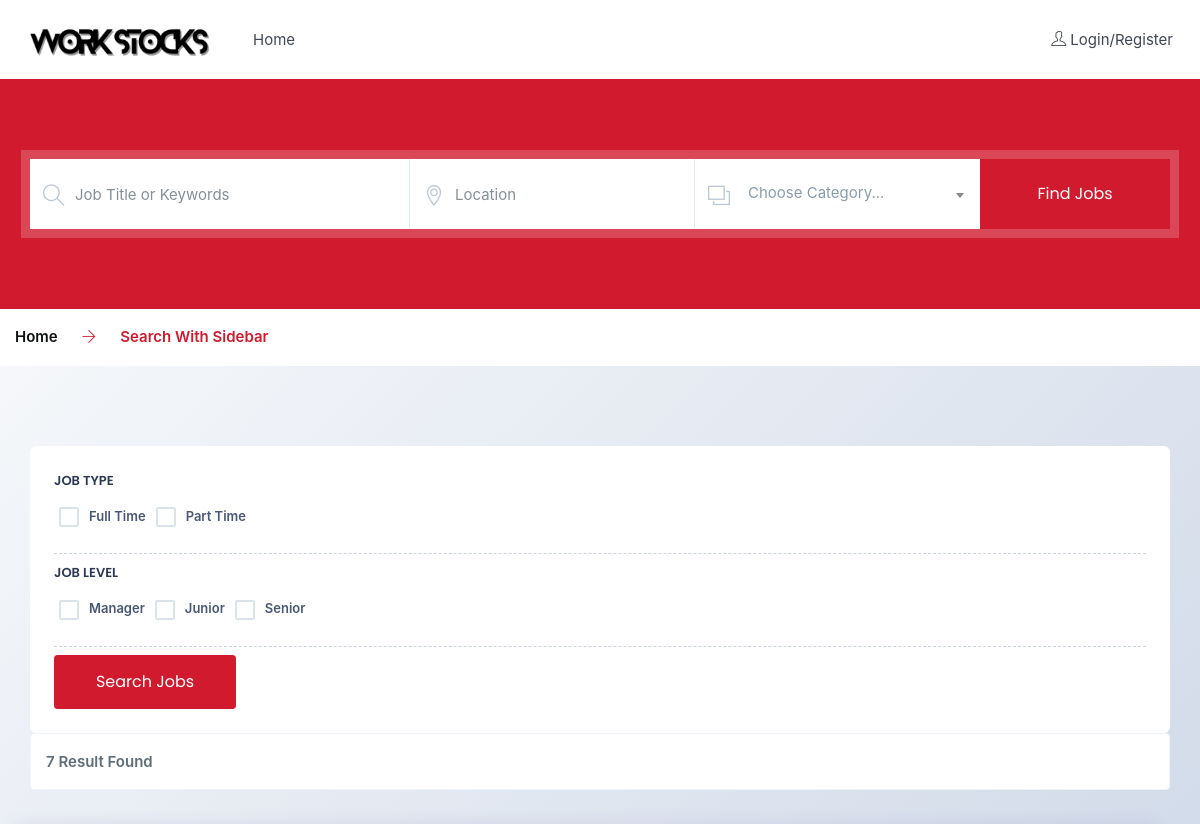
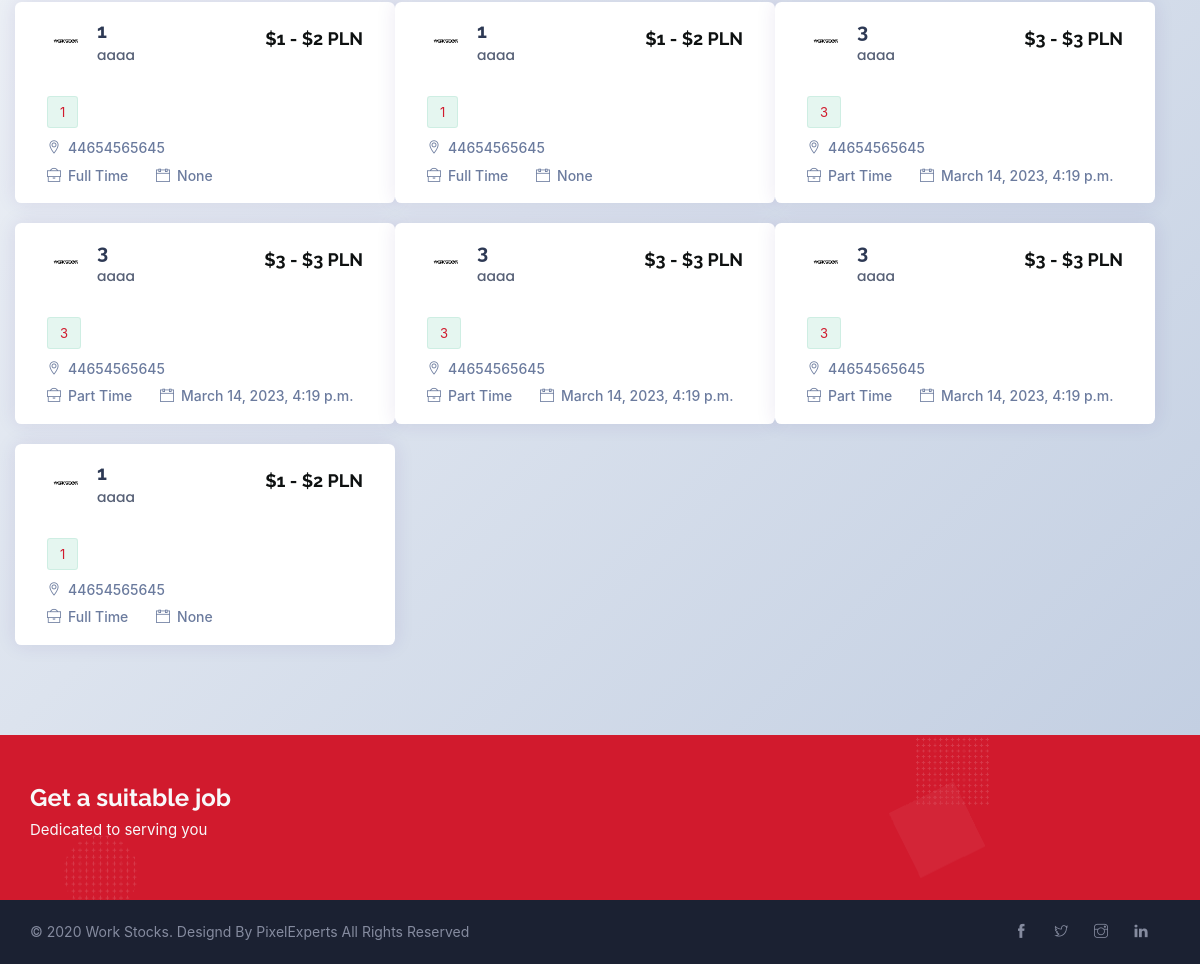
The page /find_job/ on the database its author committed (2 pictures, top to bottom).
### api/models.py (models this page shows)
class EInfo(models.Model):
    username = models.CharField(max_length=255)
    password = models.CharField(max_length=255)
    types = models.IntegerField(default=1)  # 0stu 1 company 2admin
    company = models.CharField(max_length=255, null=True)
    info = models.TextField(null=True)
    address = models.CharField(max_length=255, null=True)
    tags = models.CharField(max_length=255, null=True)
    country = models.CharField(max_length=255, null=True)
    city = models.CharField(max_length=255, null=True)
    company_type = models.CharField(max_length=255, null=True)
    phone = models.CharField(max_length=255, null=True)
    email = models.CharField(max_length=255, null=True)
    website = models.CharField(max_length=255, null=True)
    created_at = models.DateTimeField(default=now)

class Job(models.Model):
    e_id = models.ForeignKey(EInfo, on_delete=models.CASCADE)
    job_title = models.CharField(max_length=255, null=True)
    job_tags = models.CharField(max_length=255, null=True)
    job_type = models.CharField(max_length=255, null=True)
    work_money_min = models.CharField(max_length=255, null=True)
    work_money_max = models.CharField(max_length=255, null=True)
    job_overview = models.TextField(null=True)
    skills_and_qualifications = models.TextField(null=True)
    education = models.TextField(null=True)
    gender = models.CharField(max_length=255, null=True)
    industry = models.CharField(max_length=255, null=True)
    experience = models.CharField(max_length=255, null=True)
    qualification = models.CharField(max_length=255, null=True)
    created_at = models.DateTimeField(default=now)

### api/views.py (the view)
# urls.py: path('find_job/', find_job),
def find_job(request):
    results = Job.objects.all().order_by('-id')
    list_all = []
    for rs in results:
        dict1 = {}
        dict1['job_id'] = rs.id
        dict1['job_title'] = rs.job_title
        if ',' in rs.job_tags:
            dict1['job_tags'] = rs.job_tags.split(',')
        else:
            dict1['job_tags'] = [rs.job_tags]
        dict1['company'] = rs.e_id.company
        dict1['address'] = rs.e_id.address
        dict1['job_type'] = rs.job_type
        dict1['work_money_min'] = rs.work_money_min
        dict1['work_money_max'] = rs.work_money_max
        dict1['created_at'] = rs.created_at
        list_all.append(dict1)
    print(list_all)
    return render(request, 'job/search-with-sidebar-list-2.html', context={'data': list_all, 'count': len(list_all)})

### templates/job/search-with-sidebar-list-2.html (shortened to what this page needs)
<!DOCTYPE html>
<html lang="en">
<head>
    <link href="/static/assets/css/plugins.css" rel="stylesheet">
    <link href="/static/assets/css/styles.css" rel="stylesheet">
    <link href="/static/assets/css/skin/default.css" rel="stylesheet">
</head>
<body class="green-skin bg-light">
<div id="main-wrapper">
    <div class="header header-light">
        <div class="container-fluid">
            <nav id="navigation" class="navigation navigation-landscape">
                <div class="nav-header">
                    <a class="nav-brand" href="#">
                        <img src="/static/assets/img/logo.png" class="logo" alt=""/>
                    </a>
                </div>
                <div class="nav-menus-wrapper" style="transition-property: none;">
                           <ul class="nav-menu">
                            <li ><a href="/index/">Home</a>
                            </li>
                        </ul>
                    <ul class="nav-menu nav-menu-social align-to-right">
                        {% if request.session.username %}
                            <li>
                                <a href="/login/">
                                    <i class="ti-user mr-1"></i><span
                                        class="dn-lg">{{ request.session.username }}</span>
                                </a>
                            </li>
                        {% else %}
                            <li>
                                <a href="/login/" data-toggle="modal" data-target="#login">
                                    <i class="ti-user mr-1"></i><span class="dn-lg">Login/Register</span>
                                </a>
                            </li>
                        {% endif %}
                    </ul>
                </div>
            </nav>
        </div>
    </div>
    <section class="light-search banncer-cent bg-theme" data-overlay="0">
        <div class="container">
            <form action="/find_jobs/" method="post" enctype="multipart/form-data"
                  class="search-big-form no-border search-shadow">
                <div class="row m-0">
                    <div class="col-lg-4 col-md-4 col-sm-12 p-0">
                        <div class="form-group">
                            <i class="ti-search"></i>
                            <input name="job_title" type="text" class="form-control b-r"
                                   placeholder="Job Title or Keywords">
                        </div>
                    </div>
                    <div class="col-lg-3 col-md-3 col-sm-12 p-0">
                        <div class="form-group">
                            <i class="ti-location-pin"></i>
                            <input name="address" type="text" class="form-control b-r" placeholder="Location">
                        </div>
                    </div>
                    <div class="col-lg-3 col-md-3 col-sm-12 p-0">
                        <div class="form-group">
                            <i class="ti-layers"></i>
                        </div>
                    </div>
                    <div class="col-lg-2 col-md-2 col-sm-12 p-0">
                        <button type="submit" class="btn btn-primary full-width">Find Jobs</button>
                    </div>
                </div>
            </form>
        </div>
    </section>
    <div class="container-fluid breadcrumbs breadcrumbs-light" style="background-image: linear-gradient(135deg, #f5f7fa 0%, #c3cfe2 100%);">
        <div class="container">
            <div class="row">
                <div class="col-xs-12">
                    <a href="/">
                        Home
                    </a>
                    <a href="javascript:void(0)">
								<span>
									<i class="ti-arrow-right"></i>
								</span>
                        Search With Sidebar
                    </a>
                </div>
            </div>
        </div>
    </div>
    <section style="background-image: linear-gradient(135deg, #f5f7fa 0%, #c3cfe2 100%);">
        <div class="container">
            <div class="row">
                <div class="col-xl-12 col-lg-12">
                    <div class="sidebar-container d-sm-none d-md-block d-none">
                        <div class="sidebar-widget">
                            <div class="form-group">
                                <h5 class="mb-2">Job Type</h5>
                                <div class="side-imbo">
                                    <ul class="no-ul-list" style="display: flex">
                                        <li>
                                            <label for="checkbox-j1" class="checkbox-custom-label">Full Time</label>
                                        </li>
                                        <li>
                                            <label for="checkbox-j2" class="checkbox-custom-label">Part Time</label>
                                        </li>
                                    </ul>
                                </div>
                            </div>
                        </div>
                        <div class="sidebar-widget">
                            <div class="form-group">
                                <h5 class="mb-2">Job Level</h5>
                                <div class="side-imbo">
                                    <ul class="no-ul-list" style="display: flex">
                                        <li>
                                            <label for="checkbox-jf1" class="checkbox-custom-label">Manager</label>
                                        </li>
                                        <li>
                                            <label for="checkbox-jf2" class="checkbox-custom-label">Junior</label>
                                        </li>
                                        <li>
                                            <label for="checkbox-jf3" class="checkbox-custom-label">Senior</label>
                                        </li>
                                    </ul>
                                </div>
                            </div>
                        </div>
                    <div class="col-lg-2 col-md-2 col-sm-12 p-0">
                        <button id="searchBtn" class="btn btn-primary full-width">Search Jobs</button>
                    </div>
                    </div>
                </div>
                <div class="col-xl-12 col-lg-12">
                    <div class="row">
                        <div class="col-md-12 mb-3">
                            <div class="layout-switcher-wrap">
                                <div class="layout-switcher-left">{{ count }} Result Found</div>
                            </div>
                        </div>
                    </div>
                    <div class="row">
                        <div class="col-md-12 row offset-2" >
                            {% for d in data %}
                                <div class="verticle-job-modern col-xl-4 col-lg-6 gutter" style="margin: 10px 0;">
                                    <div class="verticle-job-top-capt">
                                        <div class="vjt-left-cmp">
                                            <div class="vjt-cmp-thumb">
                                                <a href="job-detail.html"><img src="/static/assets/img/google.png"
                                                                               alt=""/></a>
                                            </div>
                                            <div class="vjt-cmp-title">
                                                <h4 class="jmg-title"><a href="/job_detail/?job_id={{ d.job_id }}">{{ d.job_title }}</a></h4>
                                                <h6 class="vjt-company-title"><a href="#">{{ d.company }}</a></h6>
                                            </div>
                                        </div>
                                        <div class="vjt-right-cmp">
                                            <h4 class="jmg-sallery">${{ d.work_money_min }} - ${{ d.work_money_max }}
                                                PLN</h4>
                                        </div>
                                    </div>
                                    <div class="vjt-right-cmp">
                                        <div class="vjt-skills">
                                            {% for d_child in d.job_tags %}
                                                <span class="skl">{{ d_child }}</span>
                                            {% endfor %}
                                        </div>
                                        <div class="vjt-metainfo" style="margin:5px 0;">
                                            <span ><i class="ti-location-pin"></i>{{ d.address }}</span>
                                        </div>
                                        <div class="vjt-metainfo">
                                            <span><i class="ti-briefcase"></i>{{ d.job_type }}</span>
                                            <span><i class="ti-calendar"></i>{{ d.created_at }}</span>
                                        </div>
                                    </div>
                                </div>
                            {% endfor %}
                        </div>
                    </div>
                </div>
            </div>
        </div>
    </section>
    <section class="alert-wrap pt-5 pb-5" style="background: #d11a2d url(/static/assets/img/bg2.png);">
        <div class="container">
            <div class="row">
                <div class="col-lg-8 col-md-8">
                    <div class="jobalert-sec">
                        <h3 class="mb-1 text-light">Get a suitable job</h3>
                        <p class="text-light">Dedicated to serving you</p>
                    </div>
                </div>
            </div>
        </div>
    </section>
    <footer class="dark-footer skin-dark-footer">
        <div class="footer-bottom">
            <div class="container">
                <div class="row align-items-center">
                    <div class="col-lg-6 col-md-6">
                        <p class="mb-0">© 2020 Work Stocks. Designd By PixelExperts All Rights Reserved</p>
                    </div>
                    <div class="col-lg-6 col-md-6 text-right">
                        <ul class="footer-bottom-social">
                            <li><a href="#"><i class="ti-facebook"></i></a></li>
                            <li><a href="#"><i class="ti-twitter"></i></a></li>
                            <li><a href="#"><i class="ti-instagram"></i></a></li>
                            <li><a href="#"><i class="ti-linkedin"></i></a></li>
                        </ul>
                    </div>
                </div>
            </div>
        </div>
    </footer>
</div>
</body>
</html>

### rows shown on the page
EInfo: company "aaaa" "aaaa" "aaaa" "aaaa" "aaaa" "aaaa" "aaaa", address "44654565645" "44654565645" "44654565645" "44654565645" "44654565645" "44654565645" "44654565645"
Job: job_type "Full Time"
Job: job_type "Full Time"
Job: job_type "Part Time", created_at "March 14, 2023, 4:19 p.m."
Job: job_type "Part Time", created_at "March 14, 2023, 4:19 p.m."
Job: job_type "Part Time", created_at "March 14, 2023, 4:19 p.m."
Job: job_type "Part Time", created_at "March 14, 2023, 4:19 p.m."
Job: job_type "Full Time"

### other values the page prints
{{ count }} "7"
{{ d.job_title }} "1" "1" "3" "3" "3" "3" "1"
{{ d.work_money_min }} "1" "1" "3" "3" "3" "3" "1"
{{ d.work_money_max }} "2" "2" "3" "3" "3" "3" "2"
{{ d_child }} "1" "1" "3" "3" "3" "3" "1"
{{ d.created_at }} "None" "None" "None"
